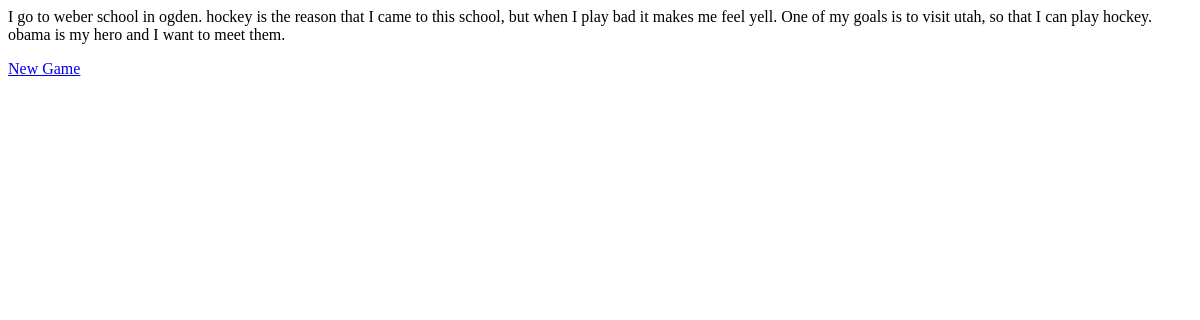
Before: /gameview1.html/ with the older database file.
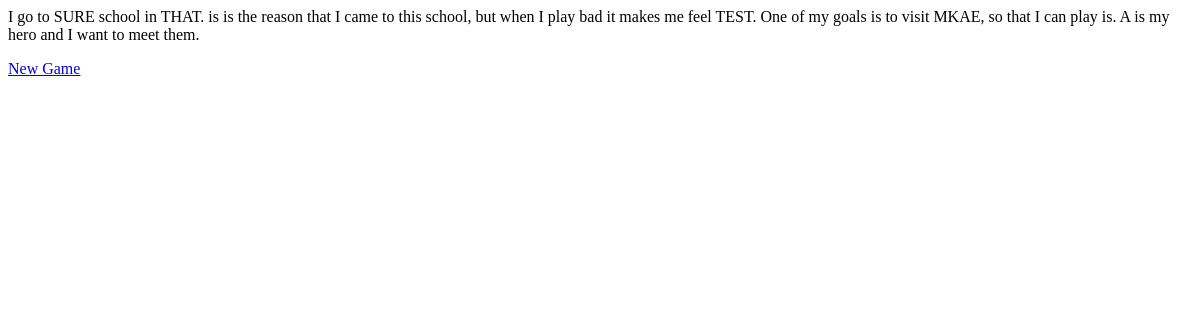
After: the same page with the newer database file.
### madlib/models.py (models this page shows, shortened)
class Words(models.Model):
    verb = models.CharField(max_length=100, blank=True)
    sport = models.CharField(max_length=100, blank=True)
    person= models.CharField(max_length=100, blank=True)
    action = models.CharField(max_length=100, blank=True)
    adjective= models.CharField(max_length=100, blank=True)
    place=models.CharField(max_length=100, blank=True)
    school=models.CharField(max_length=100, blank=True)
    city=models.CharField(max_length=100, blank=True)
    athlete=models.CharField(max_length=100, blank=True)
    expression= models.CharField(max_length=100, blank=True)

### madlib/views.py (the view)
# urls.py: path('gameview1.html/', views.gameview, name='gameview'),
def gameview(request):
    word_list = Words.objects.filter()[:1].get()
    context = {
        'word_list': word_list,
    }
    return render(request, 'madlib/gameview1.html', context)

### madlib/templates/madlib/gameview1.html
{% block body %}
<p>I go to {{word_list.school}} school in {{word_list.city}}.
{{word_list.sport}} is the reason that I came to this school, but when I play
bad it makes me feel {{word_list.action}}. One of my goals is to visit {{word_list.place}},
so that I can play {{word_list.sport}}. {{word_list.person}} is my hero and I want to meet them.</p>
<a href="{% url 'madlib:deletewords' %}">New Game</a>
{% endblock %}

Changed rows visible on the page:
removed Words: school "weber", city "ogden", sport "hockey", action "yell", place "utah", person "obama"
added Words: school "SURE", city "THAT", sport "is", action "TEST", place "MKAE", person "A"
